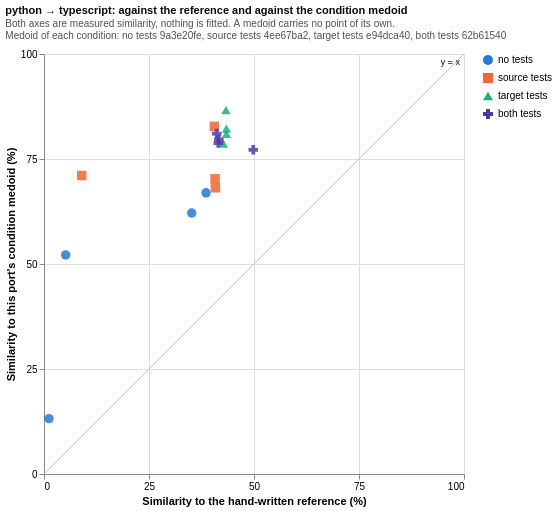

Express this chart as Vega-Lite.
### Vega-Lite specification from a JSON file in a GitHub repository (floating-point values rounded to 4 significant figures)
{"config": {"view": {"continuousWidth": 300, "continuousHeight": 300}}, "layer": [{"data": {"name": "data-1b5d430a77d4f0874c66a29f7850ae04"}, "mark": {"type": "line", "color": "#c3c2b7", "strokeWidth": 1}, "encoding": {"x": {"axis": {"labelFontSize": 10, "values": [0, 25, 50, 75, 100]}, "field": "reference_pct", "scale": {"domain": [0, 100], "nice": false}, "title": "Similarity to the hand-written reference (%)", "type": "quantitative"}, "y": {"axis": {"labelFontSize": 10, "values": [0, 25, 50, 75, 100]}, "field": "medoid_similarity_pct", "scale": {"domain": [0, 100], "nice": false}, "title": "Similarity to this port's condition medoid (%)", "type": "quantitative"}}}, {"data": {"name": "data-dc5c2a401d05db2c60a2d50ba59a2119"}, "mark": {"type": "text", "align": "right", "baseline": "top", "color": "#0b0b0b", "dx": -4, "dy": 4, "fontSize": 9}, "encoding": {"text": {"field": "text", "type": "nominal"}, "x": {"axis": {"labelFontSize": 10, "values": [0, 25, 50, 75, 100]}, "field": "reference_pct", "scale": {"domain": [0, 100], "nice": false}, "title": "Similarity to the hand-written reference (%)", "type": "quantitative"}, "y": {"axis": {"labelFontSize": 10, "values": [0, 25, 50, 75, 100]}, "field": "medoid_similarity_pct", "scale": {"domain": [0, 100], "nice": false}, "title": "Similarity to this port's condition medoid (%)", "type": "quantitative"}}}, {"data": {"name": "data-1f7b5f4ad6600aa412d9f84e873dfb48"}, "mark": {"type": "point", "filled": true, "opacity": 0.85, "size": 90}, "encoding": {"color": {"field": "condition", "legend": {"symbolOpacity": 1, "title": null}, "scale": {"domain": ["no tests", "source tests", "target tests", "both tests"], "range": ["#2a78d6", "#eb6834", "#1baf7a", "#4a3aa7"]}, "sort": ["no tests", "source tests", "target tests", "both tests"], "type": "nominal"}, "shape": {"field": "condition", "legend": {"symbolOpacity": 1, "title": null}, "scale": {"domain": ["no tests", "source tests", "target tests", "both tests"], "range": ["circle", "square", "triangle-up", "cross"]}, "sort": ["no tests", "source tests", "target tests", "both tests"], "type": "nominal"}, "tooltip": [{"field": "port", "title": "port", "type": "nominal"}, {"field": "condition", "title": "condition", "type": "nominal"}, {"field": "reference_pct", "format": ".2f", "title": "vs reference %", "type": "quantitative"}, {"field": "medoid_port", "title": "its medoid", "type": "nominal"}, {"field": "medoid_similarity_pct", "format": ".2f", "title": "vs medoid %", "type": "quantitative"}], "x": {"axis": {"labelFontSize": 10, "values": [0, 25, 50, 75, 100]}, "field": "reference_pct", "scale": {"domain": [0, 100], "nice": false}, "title": "Similarity to the hand-written reference (%)", "type": "quantitative"}, "y": {"axis": {"labelFontSize": 10, "values": [0, 25, 50, 75, 100]}, "field": "medoid_similarity_pct", "scale": {"domain": [0, 100], "nice": false}, "title": "Similarity to this port's condition medoid (%)", "type": "quantitative"}}}], "height": 420, "title": {"text": "python → typescript: against the reference and against the condition medoid", "anchor": "start", "color": "#0b0b0b", "fontSize": 11, "offset": 8, "subtitle": ["Both axes are measured similarity, nothing is fitted. A medoid carries no point of its own.", "Medoid of each condition: no tests 9a3e20fe, source tests 4ee67ba2, target tests e94dca40, both tests 62b61540"], "subtitleColor": "#52514e", "subtitleFontSize": 10}, "width": 420, "$schema": "https://vega.github.io/schema/vega-lite/v6.4.1.json", "datasets": {"data-1b5d430a77d4f0874c66a29f7850ae04": [{"reference_pct": 0.0, "medoid_similarity_pct": 0.0}, {"reference_pct": 100.0, "medoid_similarity_pct": 100.0}], "data-dc5c2a401d05db2c60a2d50ba59a2119": [{"reference_pct": 100.0, "medoid_similarity_pct": 100.0, "text": "y = x"}], "data-1f7b5f4ad6600aa412d9f84e873dfb48": [{"run_id": "20260909T024849Z_b96078c6", "condition": "no tests", "reference_pct": 35.17, "port": "b96078c6", "medoid": "20260909T005215Z_9a3e20fe", "medoid_similarity_pct": 62.14, "medoid_port": "9a3e20fe"}, {"run_id": "20260909T130706Z_31ac2789", "condition": "no tests", "reference_pct": 5.162, "port": "31ac2789", "medoid": "20260909T005215Z_9a3e20fe", "medoid_similarity_pct": 52.15, "medoid_port": "9a3e20fe"}, {"run_id": "20260909T151143Z_170b737d", "condition": "no tests", "reference_pct": 1.193, "port": "170b737d", "medoid": "20260909T005215Z_9a3e20fe", "medoid_similarity_pct": 13.18, "medoid_port": "9a3e20fe"}, {"run_id": "20260909T182714Z_2643e4be", "condition": "no tests", "reference_pct": 38.58, "port": "2643e4be", "medoid": "20260909T005215Z_9a3e20fe", "medoid_similarity_pct": 66.95, "medoid_port": "9a3e20fe"}, {"run_id": "20260909T002206Z_273cf6b9", "condition": "source tests", "reference_pct": 40.56, "port": "273cf6b9", "medoid": "20260909T124157Z_4ee67ba2", "medoid_similarity_pct": 82.77, "medoid_port": "4ee67ba2"}, {"run_id": "20260909T022216Z_19e0fe30", "condition": "source tests", "reference_pct": 40.73, "port": "19e0fe30", "medoid": "20260909T124157Z_4ee67ba2", "medoid_similarity_pct": 70.28, "medoid_port": "4ee67ba2"}, {"run_id": "20260909T144331Z_5b46f630", "condition": "source tests", "reference_pct": 8.981, "port": "5b46f630", "medoid": "20260909T124157Z_4ee67ba2", "medoid_similarity_pct": 71.06, "medoid_port": "4ee67ba2"}, {"run_id": "20260909T180307Z_280f3890", "condition": "source tests", "reference_pct": 40.82, "port": "280f3890", "medoid": "20260909T124157Z_4ee67ba2", "medoid_similarity_pct": 68.15, "medoid_port": "4ee67ba2"}, {"run_id": "20260909T004354Z_a47a3057", "condition": "target tests", "reference_pct": 43.44, "port": "a47a3057", "medoid": "20260909T023701Z_e94dca40", "medoid_similarity_pct": 82.23, "medoid_port": "e94dca40"}, {"run_id": "20260909T125752Z_09b2c811", "condition": "target tests", "reference_pct": 43.31, "port": "09b2c811", "medoid": "20260909T023701Z_e94dca40", "medoid_similarity_pct": 86.63, "medoid_port": "e94dca40"}, {"run_id": "20260909T150124Z_a7cd2ee9", "condition": "target tests", "reference_pct": 42.73, "port": "a7cd2ee9", "medoid": "20260909T023701Z_e94dca40", "medoid_similarity_pct": 78.66, "medoid_port": "e94dca40"}, {"run_id": "20260909T181751Z_00b43b48", "condition": "target tests", "reference_pct": 43.42, "port": "00b43b48", "medoid": "20260909T023701Z_e94dca40", "medoid_similarity_pct": 80.96, "medoid_port": "e94dca40"}, {"run_id": "20260909T001426Z_1c28aa33", "condition": "both tests", "reference_pct": 41.13, "port": "1c28aa33", "medoid": "20260909T175143Z_62b61540", "medoid_similarity_pct": 81.05, "medoid_port": "62b61540"}, {"run_id": "20260909T020947Z_ffb57550", "condition": "both tests", "reference_pct": 41.5, "port": "ffb57550", "medoid": "20260909T175143Z_62b61540", "medoid_similarity_pct": 78.78, "medoid_port": "62b61540"}, {"run_id": "20260909T123239Z_5982b634", "condition": "both tests", "reference_pct": 49.82, "port": "5982b634", "medoid": "20260909T175143Z_62b61540", "medoid_similarity_pct": 77.19, "medoid_port": "62b61540"}, {"run_id": "20260909T142951Z_4ff7cdec", "condition": "both tests", "reference_pct": 41.61, "port": "4ff7cdec", "medoid": "20260909T175143Z_62b61540", "medoid_similarity_pct": 79.58, "medoid_port": "62b61540"}]}}
